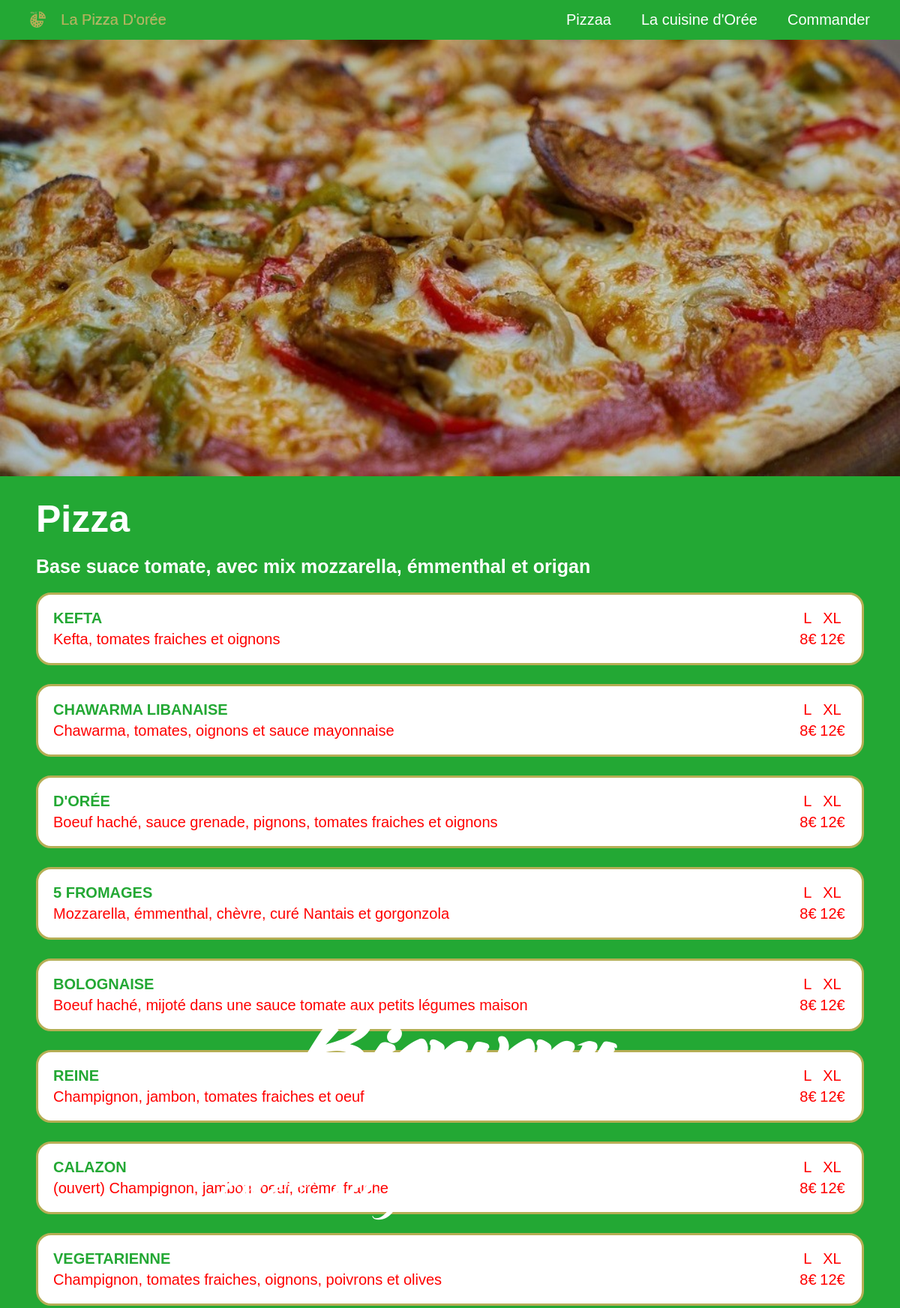
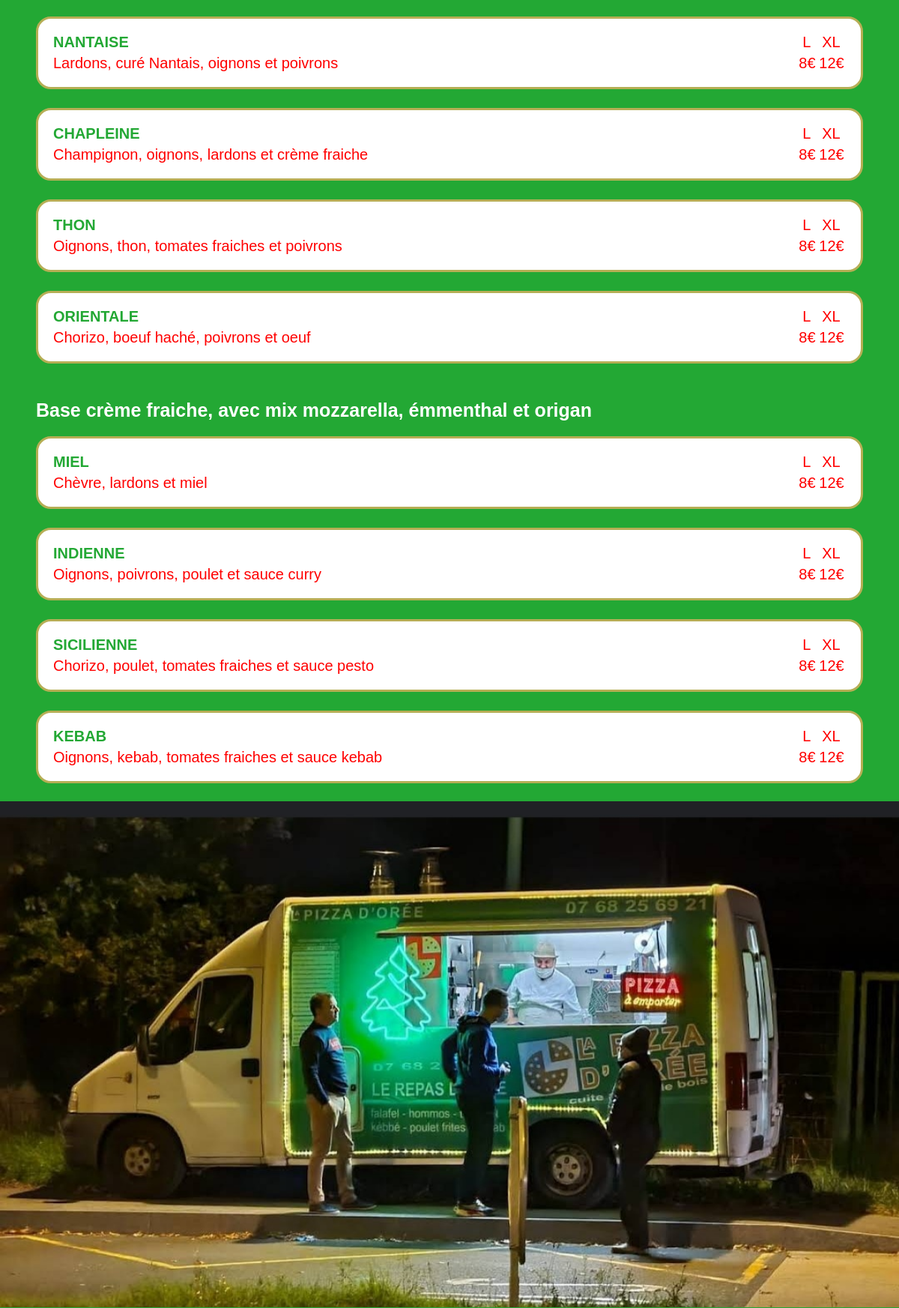
The page / (upper part) on the database its author committed (2 pictures, top to bottom).
### tables this page shows
CREATE TABLE "Pizza" (
	"Id"	INTEGER NOT NULL,
	"Nom"	VARCHAR(20),
	"Base"	VARCHAR(15),
	"Ingredients"	VARCHAR(60),
	"PrixL"	INTEGER(2),
	"PrixXL"	INTEGER(2),
	PRIMARY KEY("Id")
);

### application.py (the view)
@application.route('/')
def index():
    connexion = sqlite3.connect("donnees/PizzaDOree.db")
    curseur = connexion.cursor()
    curseur.execute("""SELECT Nom, Ingredients, PrixL, PrixXL FROM Pizza WHERE Base = "Sauce tomate";""")
    pizza_tomate = curseur.fetchall()
    nb_pizza_tomate = len(pizza_tomate)
    curseur.execute("""SELECT Nom, Ingredients, PrixL, PrixXL FROM Pizza WHERE Base = "Créme fraiche";""")
    pizza_creme_fraiche = curseur.fetchall()
    nb_pizza_creme_fraiche = len(pizza_creme_fraiche)
    return render_template('index.html', pizza_tomate=pizza_tomate, nb_pizza_tomate=int(nb_pizza_tomate), pizza_creme_fraiche=pizza_creme_fraiche, nb_pizza_creme_fraiche=nb_pizza_creme_fraiche)

### templates/index.html (shortened to what this page needs)
<!DOCTYPE html>
<html lang="en">
<head>
    <link rel="stylesheet" href="{{ url_for('static', filename='style.css') }}">
    <link rel="stylesheet" href="{{ url_for('static', filename='horaires.css') }}">
</head>
<body>
    <nav class="menu">
        <div class="logo">
            <img src="/static/images/Logo.png">
            <p>La Pizza D'orée</p>
        </div>
        <div class="bouton">
            <p>Pizzaa</p>
            <p>La cuisine d'Orée</p>
            <p>Commander</p>
        </div>
    </nav>
    <div class="presentation">
        <div class="bienv">
            <h2>Bienvenu</h2>
            <p>chez la pizza d'Orée</p>
        </div>
        <img src="/static/images/img_pizza_deb.jpg">
    </div>
    <div class="element">
        <div class="titre">
            <h1>Pizza</h1>
            <h2>Base suace tomate, avec mix mozzarella, émmenthal et origan</h2>
        </div>
        <div class="surbloc">
            {%for i in range(0, nb_pizza_tomate)%}
                <div class="content">
                    <div class="gauche">
                        <div id="titre">
                            {{ pizza_tomate[i][0] }}
                        </div>
                        <div id="ingre">
                            {{ pizza_tomate[i][1] }}
                        </div>
                    </div>
                    <div>
                        <div id="prix">
                            <div class="taille">
                            <p>L</p>
                            <p>XL</p>
                            </div>
                            <div class="prix_taille">
                            <p>{{ pizza_tomate[i][2] }}€</p>
                            <p>{{ pizza_tomate[i][3] }}€</p>
                            </div>
                        </div>
                    </div>
                </div>
            {%endfor%}
        </div>
    </div>
    <div class="element">
        <div class="titre">
            <h2>Base crème fraiche, avec mix mozzarella, émmenthal et origan</h2>
        </div>
        <div class="surbloc">
            {%for i in range(0, nb_pizza_creme_fraiche)%}
                <div class="content">
                    <div class="gauche">
                        <div id="titre">
                            {{ pizza_creme_fraiche[i][0] }}
                        </div>
                        <div id="ingre">
                            {{ pizza_creme_fraiche[i][1] }}
                        </div>
                    </div>
                    <div>
                        <div id="prix">
                            <div class="taille">
                            <p>L</p>
                            <p>XL</p>
                            </div>
                            <div class="prix_taille">
                            <p>{{ pizza_creme_fraiche[i][2] }}€</p>
                            <p>{{ pizza_creme_fraiche[i][3] }}€</p>
                            </div>
                        </div>
                    </div>
                </div>
            {%endfor%}
        </div>
    </div>
    <div id="camion">
        <img src="/static/images/Photo du camion.jpg">
    </div>
</body>
</html>

### static/style.css (style rules this page uses)
* { padding: 0; margin: 0; }
body { background-color: rgba(35,168,52,255); font-family: sans-serif; color: white; }
.menu { display: flex; flex-direction: row; justify-content: space-between; padding: 15px 40px; }
.menu .logo { display: flex; flex-direction: row; gap: 20px; color: #b6ae55; font-size: 20px; -webkit-text-stroke: 0.10px white; }
.menu .logo img { width: auto; height: 22px; }
.menu .bouton { display: flex; flex-direction: row; gap: 40px; font-size: 20px; }
.presentation img { position: relative; }
.presentation .bienv { display: flex; align-items: center; justify-content: center; flex-direction: column; background-color: transparent; position: absolute; font-size: 120px; font-family: 'Open Sans'; z-index: 1; top: 35%; width: 100%; }
.element { padding: 2% 4%; display: flex; flex-direction: column; gap: 20px; }
.element .titre { display: flex; flex-direction: column; gap: 20px; }
.element .titre h1 { font-size: 50px; }
.element .titre h2 { font-size: 25px; }
.surbloc { display: grid; grid-template-columns: repeat(auto-fit,minmax(550px,1fr)); row-gap: 25px; column-gap: 25px; }
.content { background-color: white; padding: 20px; display: flex; justify-content: space-between; border: solid 3px #b6ae55; border-radius: 20px;; }
.content .gauche { display: flex; flex-direction: column; gap: 5px; }
.content #titre { color: rgba(35,168,52,255); display: flex; flex-direction: row; justify-content: space-between; font-size: 20px; font-weight: bold; }
.content #ingre { color: red; font-size: 20px; display: flex; }
#prix { color: red; width: 65px; font-size: 20px; display: flex; flex-direction: column; gap: 5px; }
#prix .taille { display: flex; justify-content: space-around; font-size: 20px; }
#prix .prix_taille { display: flex; justify-content: space-around; }
img { width: 100%; height: 100%; }

### rows shown on the page
Pizza: Nom "KEFTA", Ingredients "Kefta, tomates fraiches et oignons", PrixL "8", PrixXL "12"
Pizza: Nom "CHAWARMA LIBANAISE", Ingredients "Chawarma, tomates, oignons et sauce mayonnaise", PrixL "8", PrixXL "12"
Pizza: Nom "D'ORÉE", Ingredients "Boeuf haché, sauce grenade, pignons, tomates fraiches et oignons", PrixL "8", PrixXL "12"
Pizza: Nom "5 FROMAGES", Ingredients "Mozzarella, émmenthal, chèvre, curé Nantais et gorgonzola", PrixL "8", PrixXL "12"
Pizza: Nom "BOLOGNAISE", Ingredients "Boeuf haché, mijoté dans une sauce tomate aux petits légumes maison", PrixL "8", PrixXL "12"
Pizza: Nom "REINE", Ingredients "Champignon, jambon, tomates fraiches et oeuf", PrixL "8", PrixXL "12"
Pizza: Nom "CALAZON", Ingredients "(ouvert) Champignon, jambon, oeuf, crème fraiche", PrixL "8", PrixXL "12"
Pizza: Nom "VEGETARIENNE", Ingredients "Champignon, tomates fraiches, oignons, poivrons et olives", PrixL "8", PrixXL "12"
Pizza: Nom "NANTAISE", Ingredients "Lardons, curé Nantais, oignons et poivrons", PrixL "8", PrixXL "12"
Pizza: Nom "CHAPLEINE", Ingredients "Champignon, oignons, lardons et crème fraiche", PrixL "8", PrixXL "12"
Pizza: Nom "THON", Ingredients "Oignons, thon, tomates fraiches et poivrons", PrixL "8", PrixXL "12"
Pizza: Nom "ORIENTALE", Ingredients "Chorizo, boeuf haché, poivrons et oeuf", PrixL "8", PrixXL "12"
Pizza: Nom "MIEL", Ingredients "Chèvre, lardons et miel", PrixL "8", PrixXL "12"
Pizza: Nom "INDIENNE", Ingredients "Oignons, poivrons, poulet et sauce curry", PrixL "8", PrixXL "12"
Pizza: Nom "SICILIENNE", Ingredients "Chorizo, poulet, tomates fraiches et sauce pesto", PrixL "8", PrixXL "12"
Pizza: Nom "KEBAB", Ingredients "Oignons, kebab, tomates fraiches et sauce kebab", PrixL "8", PrixXL "12"
